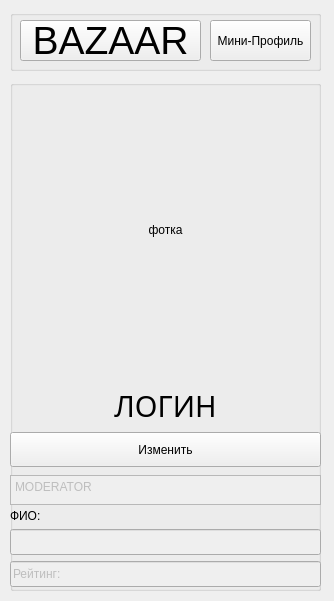
<?xml version="1.0" encoding="UTF-8"?>
<ui version="4.0">
 <class>profileMod</class>
 <widget class="QWidget" name="profileMod">
  <property name="geometry">
   <rect>
    <x>0</x>
    <y>0</y>
    <width>334</width>
    <height>601</height>
   </rect>
  </property>
  <property name="windowTitle">
   <string>Form</string>
  </property>
  <widget class="QGroupBox" name="groupBox_2">
   <property name="geometry">
    <rect>
     <x>10</x>
     <y>80</y>
     <width>311</width>
     <height>511</height>
    </rect>
   </property>
   <property name="title">
    <string/>
   </property>
   <widget class="QWidget" name="verticalLayoutWidget_2">
    <property name="geometry">
     <rect>
      <x>0</x>
      <y>0</y>
      <width>311</width>
      <height>539</height>
     </rect>
    </property>
    <layout class="QVBoxLayout" name="verticalLayout_2">
     <item>
      <widget class="QPushButton" name="img_2">
       <property name="enabled">
        <bool>true</bool>
       </property>
       <property name="minimumSize">
        <size>
         <width>300</width>
         <height>300</height>
        </size>
       </property>
       <property name="text">
        <string>фотка</string>
       </property>
       <property name="flat">
        <bool>true</bool>
       </property>
      </widget>
     </item>
     <item>
      <widget class="QLabel" name="log_2">
       <property name="maximumSize">
        <size>
         <width>16777211</width>
         <height>167771</height>
        </size>
       </property>
       <property name="font">
        <font>
         <family>Segoe UI Light</family>
         <pointsize>22</pointsize>
         <bold>false</bold>
        </font>
       </property>
       <property name="text">
        <string>ЛОГИН</string>
       </property>
       <property name="alignment">
        <set>Qt::AlignCenter</set>
       </property>
      </widget>
     </item>
     <item>
      <widget class="QPushButton" name="editBut_2">
       <property name="minimumSize">
        <size>
         <width>0</width>
         <height>35</height>
        </size>
       </property>
       <property name="text">
        <string>Изменить</string>
       </property>
      </widget>
     </item>
     <item>
      <widget class="QTextEdit" name="status_2">
       <property name="enabled">
        <bool>false</bool>
       </property>
       <property name="minimumSize">
        <size>
         <width>0</width>
         <height>30</height>
        </size>
       </property>
       <property name="maximumSize">
        <size>
         <width>16777215</width>
         <height>25</height>
        </size>
       </property>
       <property name="html">
        <string>&lt;!DOCTYPE HTML PUBLIC &quot;-//W3C//DTD HTML 4.0//EN&quot; &quot;http://www.w3.org/TR/REC-html40/strict.dtd&quot;&gt;
&lt;html&gt;&lt;head&gt;&lt;meta name=&quot;qrichtext&quot; content=&quot;1&quot; /&gt;&lt;meta charset=&quot;utf-8&quot; /&gt;&lt;style type=&quot;text/css&quot;&gt;
p, li { white-space: pre-wrap; }
hr { height: 1px; border-width: 0; }
li.unchecked::marker { content: &quot;\2610&quot;; }
li.checked::marker { content: &quot;\2612&quot;; }
&lt;/style&gt;&lt;/head&gt;&lt;body style=&quot; font-family:'Segoe UI'; font-size:9pt; font-weight:400; font-style:normal;&quot;&gt;
&lt;p style=&quot; margin-top:0px; margin-bottom:0px; margin-left:0px; margin-right:0px; -qt-block-indent:0; text-indent:0px;&quot;&gt;MODERATOR&lt;/p&gt;&lt;/body&gt;&lt;/html&gt;</string>
       </property>
      </widget>
     </item>
     <item>
      <widget class="QLabel" name="label_2">
       <property name="text">
        <string>ФИО:</string>
       </property>
      </widget>
     </item>
     <item>
      <widget class="QLineEdit" name="description2_2">
       <property name="enabled">
        <bool>false</bool>
       </property>
       <property name="minimumSize">
        <size>
         <width>0</width>
         <height>26</height>
        </size>
       </property>
       <property name="text">
        <string/>
       </property>
      </widget>
     </item>
     <item>
      <widget class="QLineEdit" name="rang_2">
       <property name="enabled">
        <bool>false</bool>
       </property>
       <property name="minimumSize">
        <size>
         <width>0</width>
         <height>26</height>
        </size>
       </property>
       <property name="text">
        <string>Рейтинг: </string>
       </property>
      </widget>
     </item>
     <item>
      <spacer name="verticalSpacer_2">
       <property name="orientation">
        <enum>Qt::Vertical</enum>
       </property>
       <property name="sizeHint" stdset="0">
        <size>
         <width>20</width>
         <height>40</height>
        </size>
       </property>
      </spacer>
     </item>
    </layout>
   </widget>
  </widget>
  <widget class="QGroupBox" name="groupBox">
   <property name="geometry">
    <rect>
     <x>10</x>
     <y>10</y>
     <width>311</width>
     <height>61</height>
    </rect>
   </property>
   <property name="title">
    <string/>
   </property>
   <widget class="QPushButton" name="mini_2">
    <property name="geometry">
     <rect>
      <x>200</x>
      <y>10</y>
      <width>101</width>
      <height>41</height>
     </rect>
    </property>
    <property name="text">
     <string>Мини-Профиль</string>
    </property>
    <property name="checkable">
     <bool>true</bool>
    </property>
   </widget>
   <widget class="QPushButton" name="bazaar_2">
    <property name="geometry">
     <rect>
      <x>10</x>
      <y>10</y>
      <width>181</width>
      <height>41</height>
     </rect>
    </property>
    <property name="font">
     <font>
      <pointsize>29</pointsize>
     </font>
    </property>
    <property name="text">
     <string>BAZAAR</string>
    </property>
   </widget>
  </widget>
 </widget>
 <resources/>
 <connections/>
</ui>
